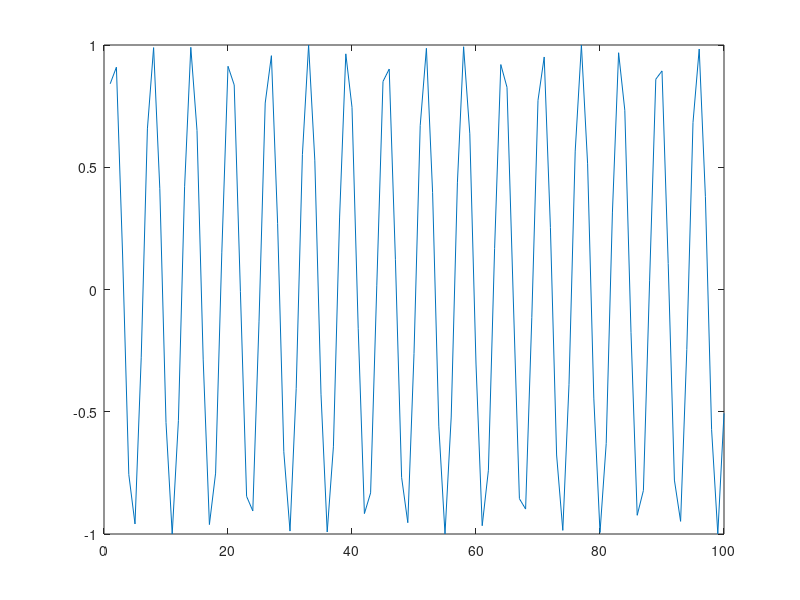
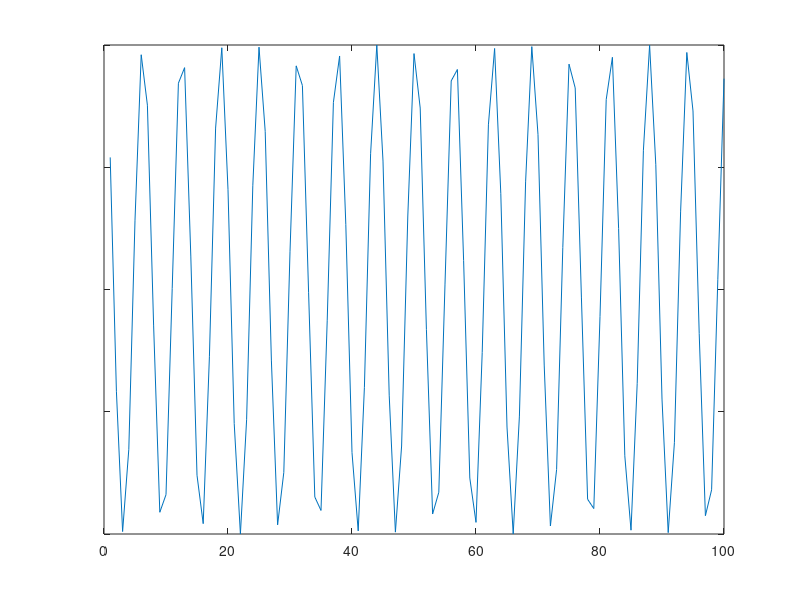

Reproduce these figures in MATLAB, in order.
close all
y1=sin(1:100),
y2=cos(1:100)

plot(y1)
ax1=gca

figure
plot(y2)

ax2=gca
set(ax2,'YTickLabel',[])
pos=get(ax1,'position')
set(ax2,'position',pos)